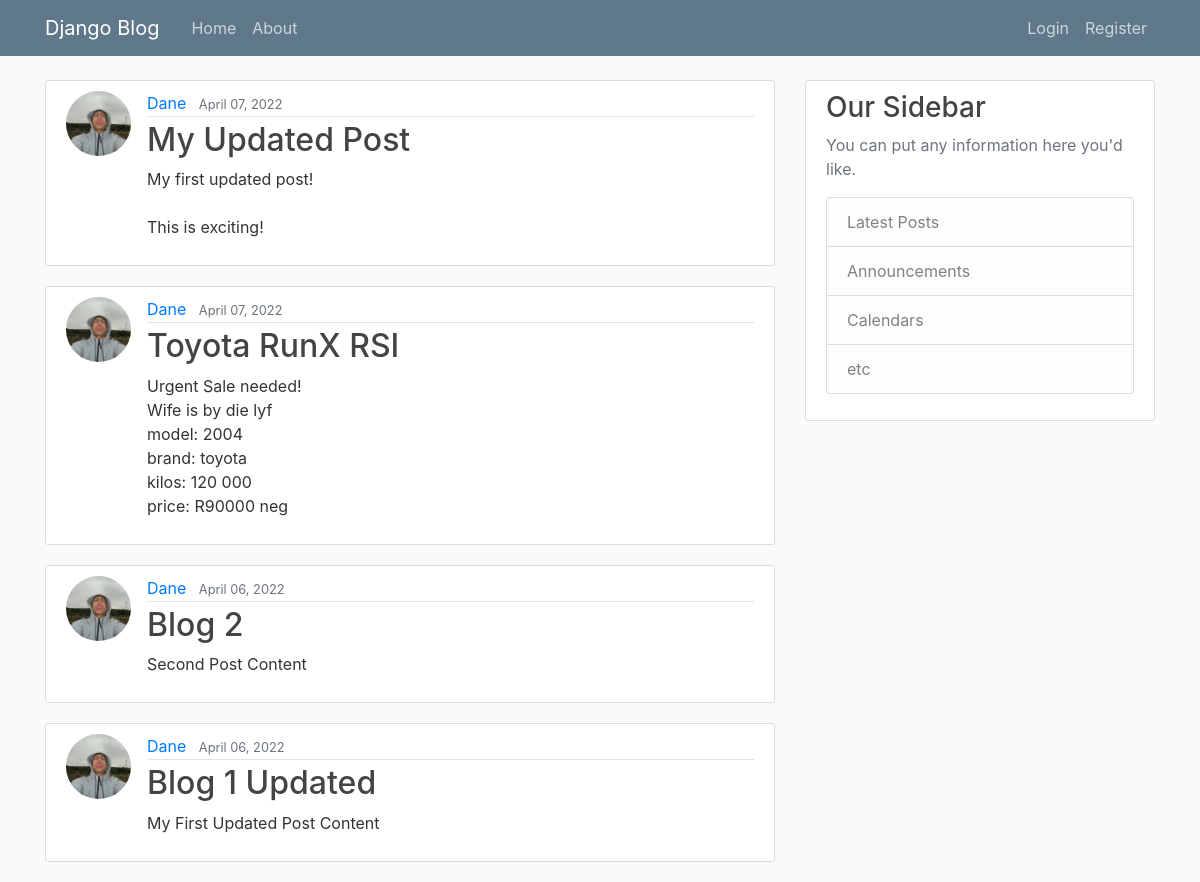
The page / on the database its author committed.
### blog/models.py (models this page shows, shortened)
class Post(models.Model):
    title = models.CharField(max_length=100)
    content = models.TextField()
    date_posted = models.DateTimeField(default=timezone.now)
    author = models.ForeignKey(User, on_delete=models.CASCADE)

### users/models.py (models this page shows, shortened)
class Profile(models.Model):
    user = models.OneToOneField(User, on_delete=models.CASCADE)
    image = models.ImageField(default='default.jpg', upload_to='profile_pics')

### blog/views.py (the view)
# urls.py: path('', PostListView.as_view(), name='blog-home'),
class PostListView(ListView):
    model = Post
    template_name = 'blog/home.html'  # <app>/<model>_<viewtype>.html
    context_object_name = 'posts'
    ordering = ['-date_posted']
    paginate_by = 5

### blog/templates/blog/home.html (shortened to what this page needs)
{% extends "blog/base.html" %}
{% block content %}
    {% for post in posts %}
        <article class="media content-section">
          <img class="rounded-circle article-img" src="{{ post.author.profile.image.url }}">
          <div class="media-body">
            <div class="article-metadata">
              <a class="mr-2" href="{% url 'user-posts' post.author.username %}">{{ post.author }}</a>
              <small class="text-muted">{{ post.date_posted|date:"F d, Y" }}</small>
            </div>
            <h2><a class="article-title" href="{% url 'post-detail' post.id %}">{{ post.title }}</a></h2>
            <p class="article-content">{{ post.content }}</p>
          </div>
        </article>
    {% endfor %}
{% endblock content %}

### blog/templates/blog/base.html (shortened to what this page needs)
{% load static %}
<!DOCTYPE html>
<html>
<head>
    <link rel="stylesheet" href="https://maxcdn.bootstrapcdn.com/bootstrap/4.0.0/css/bootstrap.min.css">
    <link rel="stylesheet" type="text/css" href="{% static 'blog/main.css' %}">
</head>
<body>
    <header class="site-header">
      <nav class="navbar navbar-expand-md navbar-dark bg-steel fixed-top">
        <div class="container">
          <a class="navbar-brand mr-4" href="{% url 'blog-home' %}">Django Blog</a>
          <div class="collapse navbar-collapse" id="navbarToggle">
            <div class="navbar-nav mr-auto">
              <a class="nav-item nav-link" href="{% url 'blog-home' %}">Home</a>
              <a class="nav-item nav-link" href="{% url 'blog-about' %}">About</a>
            </div>
            <div class="navbar-nav">
              {% if user.is_authenticated %}
                <a class="nav-item nav-link" href="{% url 'post-create' %}">New Post</a>
                <a class="nav-item nav-link" href="{% url 'profile' %}">Profile</a>
                <a class="nav-item nav-link" href="{% url 'logout' %}">Logout</a>
              {% else %}
                <a class="nav-item nav-link" href="{% url 'login' %}">Login</a>
                <a class="nav-item nav-link" href="{% url 'register' %}">Register</a>
              {% endif %}
            </div>
          </div>
        </div>
      </nav>
    </header>
    <main role="main" class="container">
      <div class="row">
        <div class="col-md-8">
          {% block content %}{% endblock %}
        </div>
        <div class="col-md-4">
          <div class="content-section">
            <h3>Our Sidebar</h3>
            <p class='text-muted'>You can put any information here you'd like.
              <ul class="list-group">
                <li class="list-group-item list-group-item-light">Latest Posts</li>
                <li class="list-group-item list-group-item-light">Announcements</li>
                <li class="list-group-item list-group-item-light">Calendars</li>
                <li class="list-group-item list-group-item-light">etc</li>
              </ul>
            </p>
          </div>
        </div>
      </div>
    </main>
</body>
</html>

### blog/static/blog/main.css (style rules this page uses)
body { background: #fafafa; color: #333333; margin-top: 5rem; }
h1, h2, h3, h4, h5, h6 { color: #444444; }
ul { margin: 0; }
.bg-steel { background-color: #5f788a; }
.site-header .navbar-nav .nav-link { color: #cbd5db; }
.content-section { background: #ffffff; padding: 10px 20px; border: 1px solid #dddddd; border-radius: 3px; margin-bottom: 20px; }
.article-title { color: #444444; }
.article-content { white-space: pre-line; }
.article-img { height: 65px; width: 65px; margin-right: 16px; }
.article-metadata { padding-bottom: 1px; margin-bottom: 4px; border-bottom: 1px solid #e3e3e3 }

### rows shown on the page
Post: author.profile.image (picture), author "Dane", date_posted "April 07, 2022", title "My Updated Post", content "My first updated post! This is exciting!"
Post: author.profile.image (picture), author "Dane", date_posted "April 07, 2022", title "Toyota RunX RSI", content "Urgent Sale needed! Wife is by die lyf model: 2004 brand: toyota kilos: 120 000 price: R90000 neg"
Post: author.profile.image (picture), author "Dane", date_posted "April 06, 2022", title "Blog 2", content "Second Post Content"
Post: author.profile.image (picture), author "Dane", date_posted "April 06, 2022", title "Blog 1 Updated", content "My First Updated Post Content"
